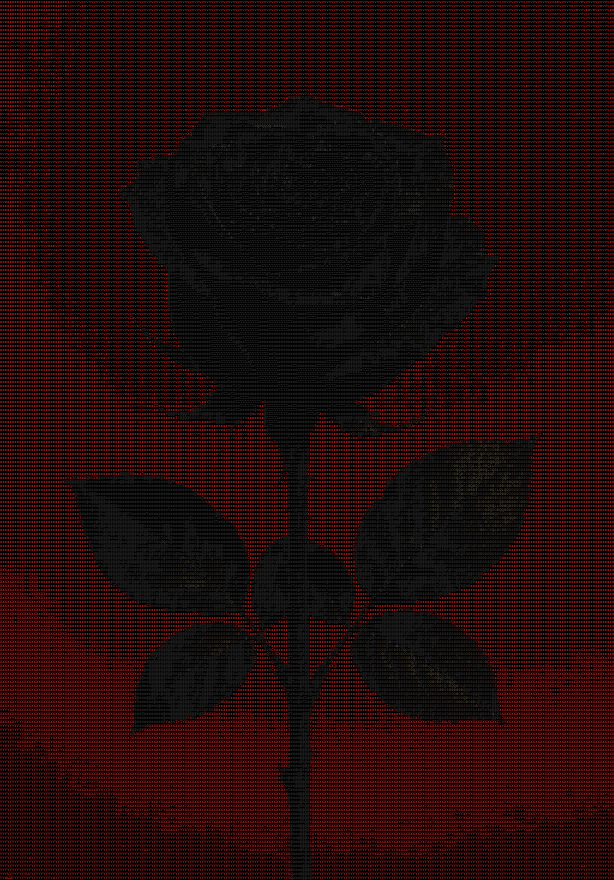
#> input picture rose.png, 1228 x 1760 px (shown at 1/2 size)
$ python build_signature.py
#> lines starting #> are read from the running program, lines starting #| are printed output that depends on the picture
"""Compose the original ASCII pixels into a seamless signature-and-rose scene."""
from pathlib import Path
from PIL import Image, ImageStat
import math, base64, copy, xml.etree.ElementTree as E
import numpy as np
ROOT=Path(__file__).resolve().parents[1]
N='http://www.w3.org/2000/svg';E.register_namespace('',N)
def t(x):return '{'+N+'}'+x
source=Image.open(ROOT/'rose.png').convert('RGB')
#> source is the input picture: PIL image 1228x1760 RGB; mean R, G, B 33, 9.3, 9.2
W,H=2884,1760;rose_x=W-source.width
#> after `rose_x = W - source.width`: rose_x = 1656
scene=Image.new('RGB',(W,H),'black')
#> scene: PIL image 2884x1760 RGB; every value is 0
# The reference's glyph lattice repeats every 24 pixels horizontally and 8 vertically.
# Sample only its empty margins. Preserve every source pixel, including antialiasing,
# varied glyphs, and the changing red field. The rose itself remains untouched.
for y in range(0,H,8):
 # Preserve the original row and glyph phase. Reuse its continuous field rather
 # than alternating margin banks. Replace only tiles occupied by the source rose.
 tiles=[]
 for sx in range(0,1224,24):
  tile=source.crop((sx,y,sx+24,y+8))
  rr,gg,bb=ImageStat.Stat(tile).mean
  pixels=np.asarray(tile).astype(int)
  gray=(pixels[:,:,0]>6) & (np.abs(pixels[:,:,0]-pixels[:,:,1])<=3) & (np.abs(pixels[:,:,1]-pixels[:,:,2])<=3)
  valid=(rr-gg>10) and not gray.any()
  tiles.append((sx,tile,valid))
 available=[tile for tile in tiles if tile[2]]
 if not available:raise RuntimeError('No source background on row '+str(y))
 for x in range(0,rose_x,24):
  sx=(x-rose_x)%1224
  chosen=tiles[sx//24]
  if not chosen[2]:chosen=min(available,key=lambda tile:abs(tile[0]-sx))
  scene.paste(chosen[1],(x,y))
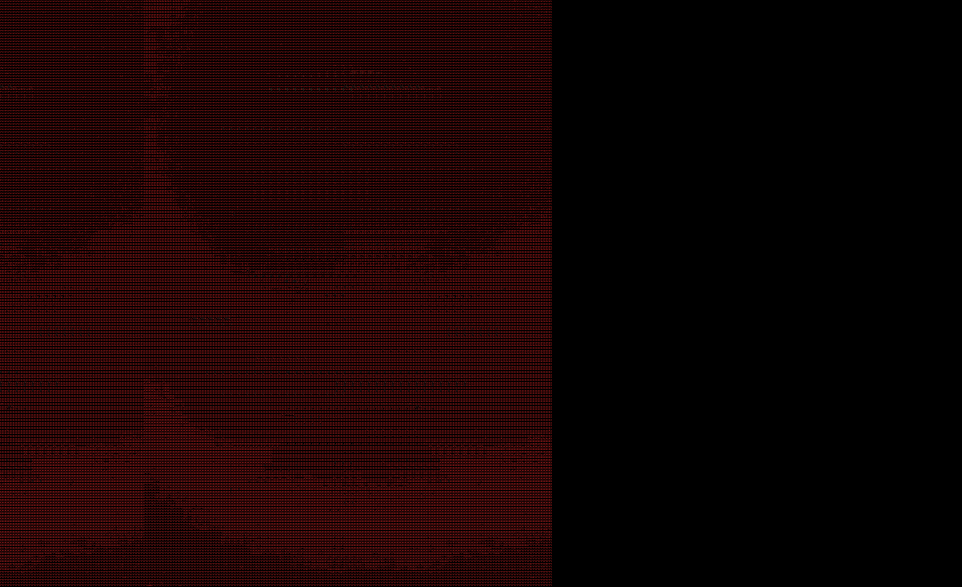
#> scene: PIL image 2884x1760 RGB (shown at 1/3 size); mean R, G, B 23.2, 3.9, 3.9
scene.paste(source,(rose_x,0))
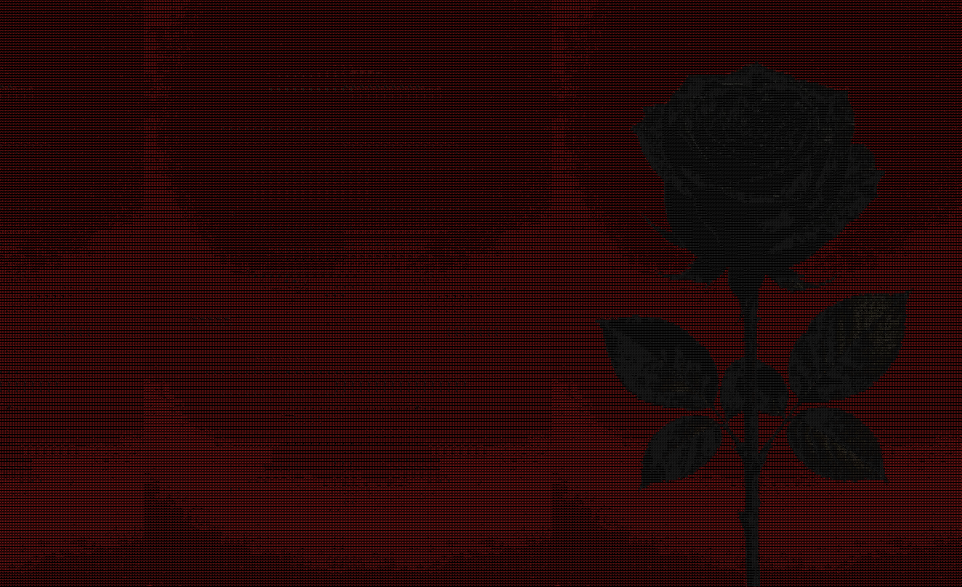
#> scene: PIL image 2884x1760 RGB (shown at 1/3 size); mean R, G, B 37.3, 7.9, 7.8
(ROOT/'assets').mkdir(exist_ok=True)
scene.save(ROOT/'assets/scene-texture.png',optimize=True)
#> (the run stopped early here; a loop or call above may not have finished)
